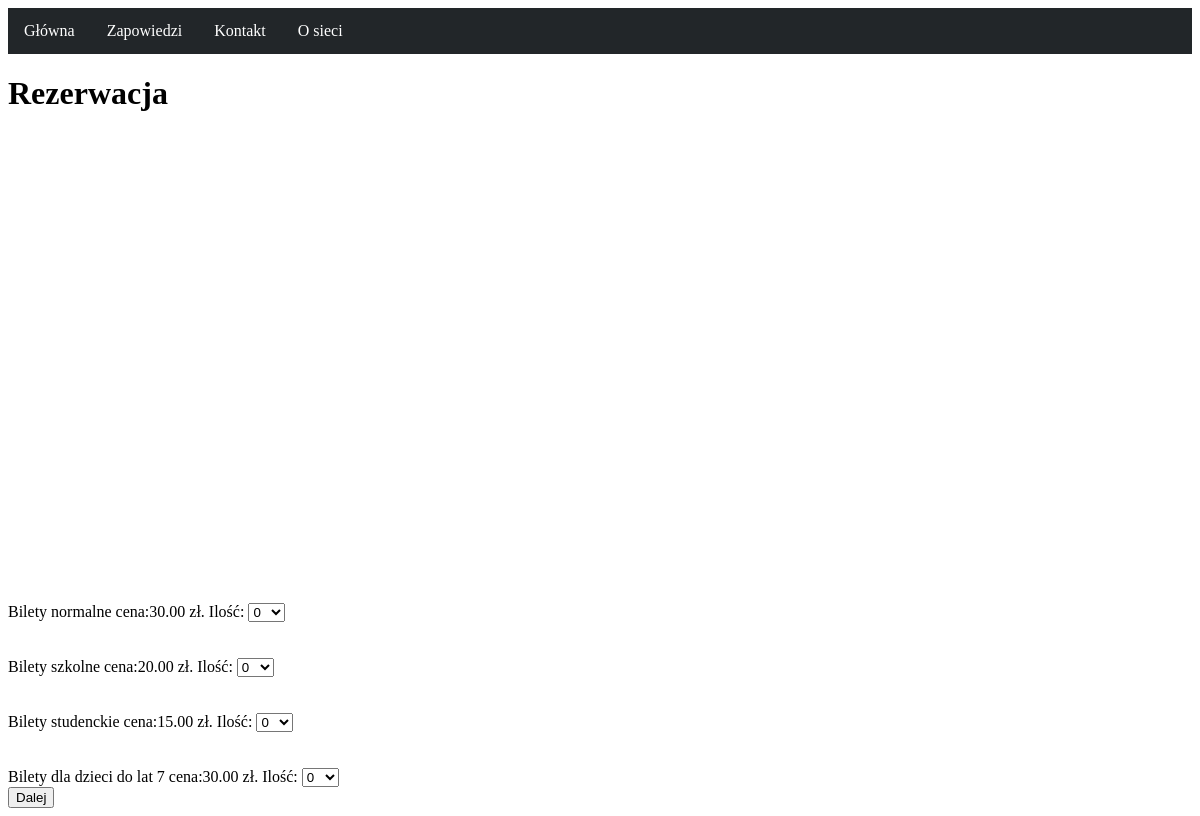
The page /seans/1 on the database its author committed.
### cinema/models.py (models this page shows, shortened)
class Pricing(models.Model):
    priceNor = models.DecimalField(decimal_places=2, max_digits=5)
    priceSch = models.DecimalField(decimal_places=2, max_digits=5)
    priceStud = models.DecimalField(decimal_places=2, max_digits=5)
    priceChild = models.DecimalField(decimal_places=2, max_digits=5)
    priceName = models.CharField(max_length=40)
    priceType = models.CharField(max_length=40, blank=True)

### movie/views.py (the view)
# urls.py: path('seans/<int:id>', ReservateView.as_view(), name='reservate-place'),
class ReservateView(View):
    template_name = 'Reservate.html'
    def get(self, request, *args, **kwargs):
        idS = self.kwargs.get('id')
        pricing = Pricing.objects.get(id = ShowHall.objects.get(id = idS).pricing.id)
        context = {
            'pricing':pricing,
            'idShow':idS
        }
        return render(request, self.template_name, context)

### templates/Reservate.html (shortened to what this page needs)
{% extends 'baseHome.html' %}
{% block content %}
<h1>Rezerwacja</h1>
<form action="/rezerwacja/{{idShow}}" method="GET">
    <br/>
    <br/>
    <label for="norm">Bilety normalne cena:{{ pricing.priceNor }} zł. Ilość:</label>
        <select name="norm" id="norm">
            <option selected>0</option>
        </select>
    <br/>
    <br/>
    <br/>
    <label for="sch">Bilety szkolne cena:{{ pricing.priceSch }} zł. Ilość:</label>
        <select name="sch" id="sch">
            <option selected>0</option>
        </select>
    <br/>
    <br/>
    <br/>
    <label for="stud">Bilety studenckie cena:{{ pricing.priceStud }} zł. Ilość:</label>
        <select name="stud" id="stud">
            <option selected>0</option>
        </select>
    <br/>
    <br/>
    <br/>
    <label for="child">Bilety dla dzieci do lat 7 cena:{{ pricing.priceNor }} zł. Ilość:</label>
        <select name="child" id="child">
            <option selected>0</option>
        </select>
    <br/>
    <input type="submit" value="Dalej">
</form>
{% endblock %}

### rows shown on the page
Pricing: priceNor "30.00", priceSch "20.00", priceStud "15.00"
